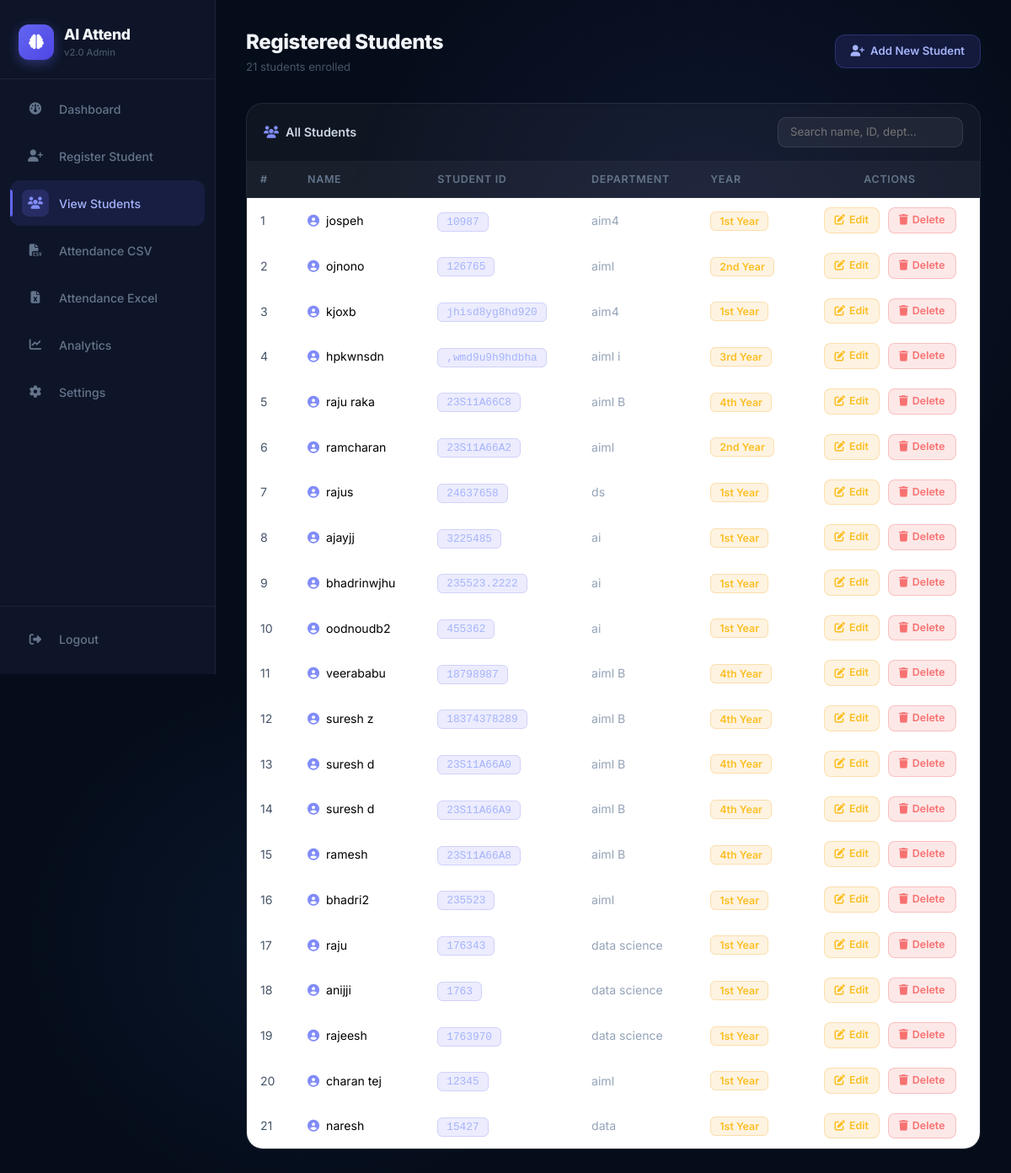
The app's page /students (signed in) with its own data.
### tables this page shows
CREATE TABLE students (

    id INTEGER PRIMARY KEY AUTOINCREMENT,

    student_name TEXT,
    student_id TEXT UNIQUE,
    password TEXT,
    department TEXT,
    year TEXT
, email TEXT DEFAULT '');

### backend/app.py (the view)
@app.route("/students")
def students():
    if "admin" not in session:
        return redirect("/login")
    conn = get_db()
    all_students = conn.execute("SELECT * FROM students ORDER BY id DESC").fetchall()
    conn.close()
    return render_template("students.html", students=all_students)

### backend/app.py (called while the page is built)
def get_db():
    conn = sqlite3.connect(DB_PATH, timeout=30)
    conn.row_factory = sqlite3.Row
    return conn

### frontend/templates/students.html (shortened to what this page needs)
<!DOCTYPE html>
<html lang="en">
<head>
<link href="https://cdn.jsdelivr.net/npm/bootstrap@5.3.3/dist/css/bootstrap.min.css" rel="stylesheet">
<link href="https://cdnjs.cloudflare.com/ajax/libs/font-awesome/6.5.1/css/all.min.css" rel="stylesheet">
<link href="{{ url_for('static', filename='dashboard.css') }}" rel="stylesheet">
</head>
<body>
<div class="dash-layout">
  <aside class="sidebar">
    <div class="sidebar-brand">
      <div class="brand-icon"><i class="fa-solid fa-brain"></i></div>
      <div><div class="brand-text">AI Attend</div><div class="brand-ver">v2.0 Admin</div></div>
    </div>
    <nav>
      <a href="/dashboard"           class="nav-link"><span class="nav-icon"><i class="fa-solid fa-gauge"></i></span>Dashboard</a>
      <a href="/register"            class="nav-link"><span class="nav-icon"><i class="fa-solid fa-user-plus"></i></span>Register Student</a>
      <a href="/students"            class="nav-link active"><span class="nav-icon"><i class="fa-solid fa-users"></i></span>View Students</a>
      <a href="/download_attendance" class="nav-link"><span class="nav-icon"><i class="fa-solid fa-file-csv"></i></span>Attendance CSV</a>
      <a href="/download_excel"      class="nav-link"><span class="nav-icon"><i class="fa-solid fa-file-excel"></i></span>Attendance Excel</a>
      <a href="/analytics"           class="nav-link"><span class="nav-icon"><i class="fa-solid fa-chart-line"></i></span>Analytics</a>
      <a href="/settings"            class="nav-link"><span class="nav-icon"><i class="fa-solid fa-gear"></i></span>Settings</a>
    </nav>
    <div class="sidebar-footer">
      <a href="/logout" class="nav-link nav-logout"><span class="nav-icon"><i class="fa-solid fa-right-from-bracket"></i></span>Logout</a>
    </div>
  </aside>
  <main class="dash-main">
    <div class="dash-topbar">
      <div>
        <div class="topbar-title">Registered Students</div>
        <div class="topbar-sub">{{ students|length }} students enrolled</div>
      </div>
      <div class="topbar-actions">
        <a href="/register" class="btn-topbar primary"><i class="fa-solid fa-user-plus"></i> Add New Student</a>
      </div>
    </div>
    <div class="panel" style="position:relative;z-index:1;">
      <div class="panel-header">
        <span><i class="fa-solid fa-users me-2" style="color:#818cf8;"></i>All Students</span>
        <input type="text" id="searchBox" placeholder="Search name, ID, dept…"
          style="background:rgba(255,255,255,.06);border:1px solid rgba(255,255,255,.1);color:#e2e8f0;border-radius:10px;padding:7px 14px;font-size:.83rem;outline:none;max-width:220px;transition:border-color .2s;"
          onfocus="this.style.borderColor='rgba(99,102,241,.5)'" onblur="this.style.borderColor='rgba(255,255,255,.1)'">
      </div>
      <div style="overflow-x:auto;">
        <table class="table mb-0" id="studentsTable">
          <thead>
            <tr><th>#</th><th>Name</th><th>Student ID</th><th>Department</th><th>Year</th><th style="text-align:center;">Actions</th></tr>
          </thead>
          <tbody>
            {% for s in students %}
            <tr>
              <td style="color:#475569;">{{ loop.index }}</td>
              <td><i class="fa-solid fa-circle-user me-2" style="color:#818cf8;"></i>{{ s[1] }}</td>
              <td><span style="background:rgba(99,102,241,.12);border:1px solid rgba(99,102,241,.2);color:#a5b4fc;padding:3px 10px;border-radius:6px;font-size:.8rem;font-family:monospace;">{{ s[2] }}</span></td>
              <td style="color:#94a3b8;">{{ s[4] }}</td>
              <td><span style="background:rgba(245,158,11,.12);border:1px solid rgba(245,158,11,.25);color:#fbbf24;padding:3px 10px;border-radius:6px;font-size:.78rem;font-weight:600;">{{ s[5] }}</span></td>
              <td style="text-align:center;">
                <a href="/edit_student/{{ s[0] }}" style="display:inline-flex;align-items:center;gap:5px;background:rgba(245,158,11,.12);border:1px solid rgba(245,158,11,.25);color:#fbbf24;padding:5px 12px;border-radius:8px;font-size:.78rem;font-weight:600;text-decoration:none;margin-right:6px;transition:background .2s;" onmouseover="this.style.background='rgba(245,158,11,.22)'" onmouseout="this.style.background='rgba(245,158,11,.12)'">
                  <i class="fa-solid fa-pen-to-square"></i> Edit
                </a>
                <a href="/delete_student/{{ s[0] }}" onclick="return confirm('Delete {{ s[1] }}? This cannot be undone.')"
                  style="display:inline-flex;align-items:center;gap:5px;background:rgba(239,68,68,.12);border:1px solid rgba(239,68,68,.25);color:#f87171;padding:5px 12px;border-radius:8px;font-size:.78rem;font-weight:600;text-decoration:none;transition:background .2s;" onmouseover="this.style.background='rgba(239,68,68,.22)'" onmouseout="this.style.background='rgba(239,68,68,.12)'">
                  <i class="fa-solid fa-trash"></i> Delete
                </a>
              </td>
            </tr>
            {% else %}
            <tr><td colspan="6" style="text-align:center;color:#334155;padding:40px 0;">No students registered yet.</td></tr>
            {% endfor %}
          </tbody>
        </table>
      </div>
    </div>
  </main>
</div>
</body>
</html>

### frontend/static/dashboard.css (style rules this page uses)
*, *::before, *::after { box-sizing: border-box; }
body { margin: 0; font-family: 'Inter', 'Segoe UI', sans-serif; background: #060d1a; color: #e2e8f0; min-height: 100vh; }
.dash-layout { display: flex; min-height: 100vh; }
.sidebar { width: 256px; background: rgba(15,23,42,0.95); backdrop-filter: blur(20px); border-right: 1px solid rgba(255,255,255,0.06); display: flex; flex-direction: column; padding: 0; flex-shrink: 0; position: sticky; top: 0; height: 100vh; overflow-y: auto; }
.sidebar-brand { display: flex; align-items: center; gap: 12px; padding: 28px 22px 22px; border-bottom: 1px solid rgba(255,255,255,0.06); }
.sidebar-brand .brand-icon { width: 42px; height: 42px; background: linear-gradient(135deg, #6366f1, #4f46e5); border-radius: 12px; display: flex; align-items: center; justify-content: center; font-size: 1.1rem; color: #fff; flex-shrink: 0; box-shadow: 0 4px 14px rgba(99,102,241,.4); }
.sidebar-brand .brand-text { font-size: 1.1rem; font-weight: 800; color: #f1f5f9; letter-spacing: -.3px; }
.sidebar-brand .brand-ver { font-size: .7rem; color: #475569; font-weight: 500; }
.sidebar nav { flex: 1; padding: 8px 12px; }
.sidebar .nav-link { display: flex; align-items: center; gap: 12px; color: #64748b; text-decoration: none; padding: 11px 14px; border-radius: 12px; font-size: .88rem; font-weight: 500; transition: background .2s, color .2s; margin-bottom: 2px; position: relative; }
.sidebar .nav-link .nav-icon { width: 32px; height: 32px; border-radius: 8px; background: transparent; display: flex; align-items: center; justify-content: center; font-size: .9rem; transition: background .2s; flex-shrink: 0; }
.sidebar .nav-link.active { background: rgba(99,102,241,.12); color: #a5b4fc; }
.sidebar .nav-link.active .nav-icon { background: rgba(99,102,241,.2); color: #818cf8; }
.sidebar .nav-link.active::before { content: ''; position: absolute; left: 0; top: 20%; bottom: 20%; width: 3px; background: #6366f1; border-radius: 0 3px 3px 0; }
.sidebar-footer { padding: 12px; border-top: 1px solid rgba(255,255,255,0.06); }
.sidebar .nav-logout { color: #64748b; }
.dash-main { flex: 1; padding: 32px 36px; overflow-y: auto; background: transparent; }
.dash-main::before { content: ''; position: fixed; inset: 0; background: radial-gradient(ellipse 60% 50% at 70% 20%, rgba(99,102,241,0.1) 0%, transparent 60%), radial-gradient(ellipse 50% 40% at 30% 80%, rgba(59,130,246,0.08) 0%, transparent 60%); pointer-events: none; z-index: 0; }
.dash-topbar { display: flex; justify-content: space-between; align-items: center; flex-wrap: wrap; gap: 16px; margin-bottom: 32px; position: relative; z-index: 1; }
.topbar-title { font-size: 1.5rem; font-weight: 800; color: #f1f5f9; letter-spacing: -.4px; }
.topbar-sub { font-size: .82rem; color: #475569; margin-top: 2px; }
.topbar-actions { display: flex; gap: 10px; flex-wrap: wrap; }
.btn-topbar { display: flex; align-items: center; gap: 7px; padding: 9px 18px; border-radius: 12px; font-size: .83rem; font-weight: 600; text-decoration: none; border: 1px solid rgba(255,255,255,0.1); background: rgba(255,255,255,0.05); color: #94a3b8; transition: background .2s, color .2s, border-color .2s; }
.btn-topbar.primary { background: rgba(99,102,241,.15); border-color: rgba(99,102,241,.3); color: #a5b4fc; }
.panel { background: rgba(255,255,255,0.04); border: 1px solid rgba(255,255,255,0.08); border-radius: 20px; overflow: hidden; }
.panel-header { display: flex; justify-content: space-between; align-items: center; padding: 16px 20px; border-bottom: 1px solid rgba(255,255,255,0.06); font-weight: 600; font-size: .9rem; color: #cbd5e1; }
.panel .table { margin: 0; color: #cbd5e1; }
.panel .table thead th { background: rgba(255,255,255,0.04); border-color: rgba(255,255,255,0.06); color: #64748b; font-size: .78rem; font-weight: 600; text-transform: uppercase; letter-spacing: .7px; padding: 12px 16px; }
.panel .table tbody td { border-color: rgba(255,255,255,0.04); padding: 11px 16px; font-size: .88rem; vertical-align: middle; }

### records on screen
students: student_name "jospeh", student "10987", department "aim4", year "1st Year"
students: student_name "ojnono", student "126765", department "aiml", year "2nd Year"
students: student_name "kjoxb", student "jhisd8yg8hd920", department "aim4", year "1st Year"
students: student_name "hpkwnsdn", student ",wmd9u9h9hdbha", department "aiml i", year "3rd Year"
students: student_name "raju raka", student "23S11A66C8", department "aiml B", year "4th Year"
students: student_name "ramcharan", student "23S11A66A2", department "aiml", year "2nd Year"
students: student_name "rajus", student "24637658", department "ds", year "1st Year"
students: student_name "ajayjj", student "3225485", department "ai", year "1st Year"
students: student_name "bhadrinwjhu", student "235523.2222", department "ai", year "1st Year"
students: student_name "oodnoudb2", student "455362", department "ai", year "1st Year"
students: student_name "veerababu", student "18798987", department "aiml B", year "4th Year"
students: student_name "suresh z", student "18374378289", department "aiml B", year "4th Year"
students: student_name "suresh d", student "23S11A66A0", department "aiml B", year "4th Year"
students: student_name "suresh d", student "23S11A66A9", department "aiml B", year "4th Year"
students: student_name "ramesh", student "23S11A66A8", department "aiml B", year "4th Year"
students: student_name "bhadri2", student "235523", department "aiml", year "1st Year"
students: student_name "raju", student "176343", department "data science", year "1st Year"
students: student_name "anijji", student "1763", department "data science", year "1st Year"
students: student_name "rajeesh", student "1763970", department "data science", year "1st Year"
students: student_name "charan tej", student "12345", department "aiml", year "1st Year"
students: student_name "naresh", student "15427", department "data", year "1st Year"

### other values on screen
{{ students|length }} "21"
